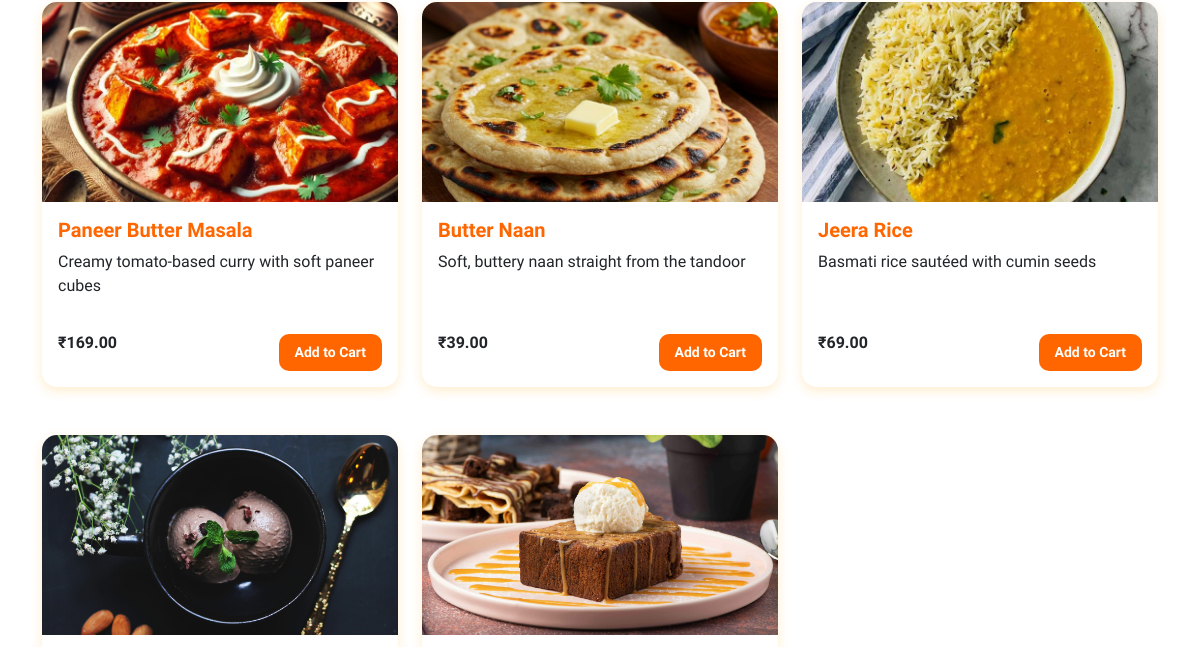
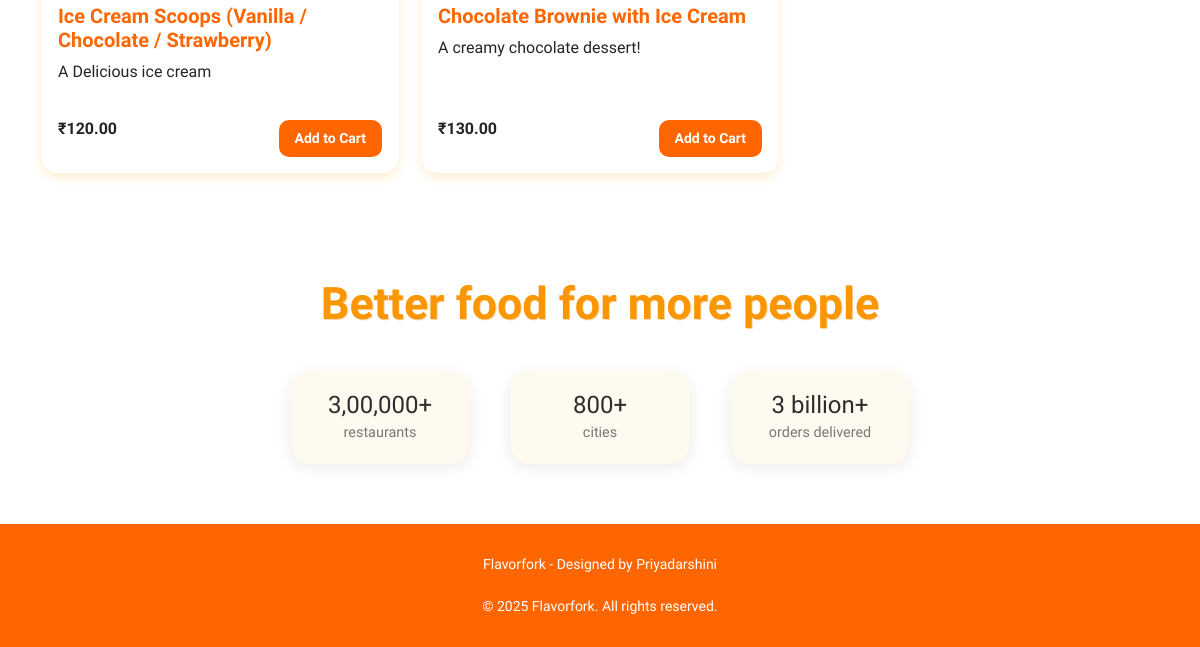
/menu/ (lower part), run on an earlier commit of the app's database (2 pictures, top to bottom).
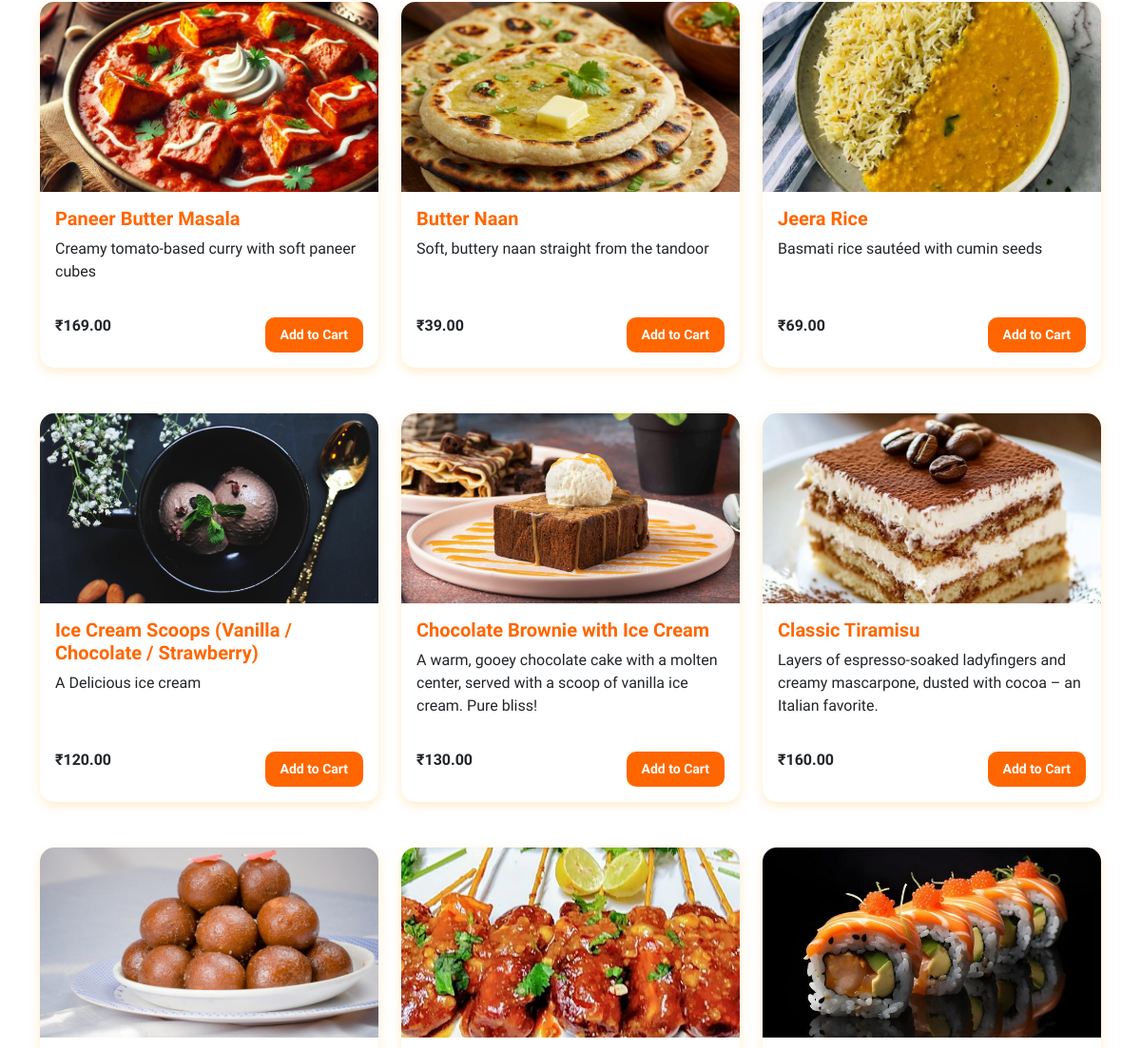
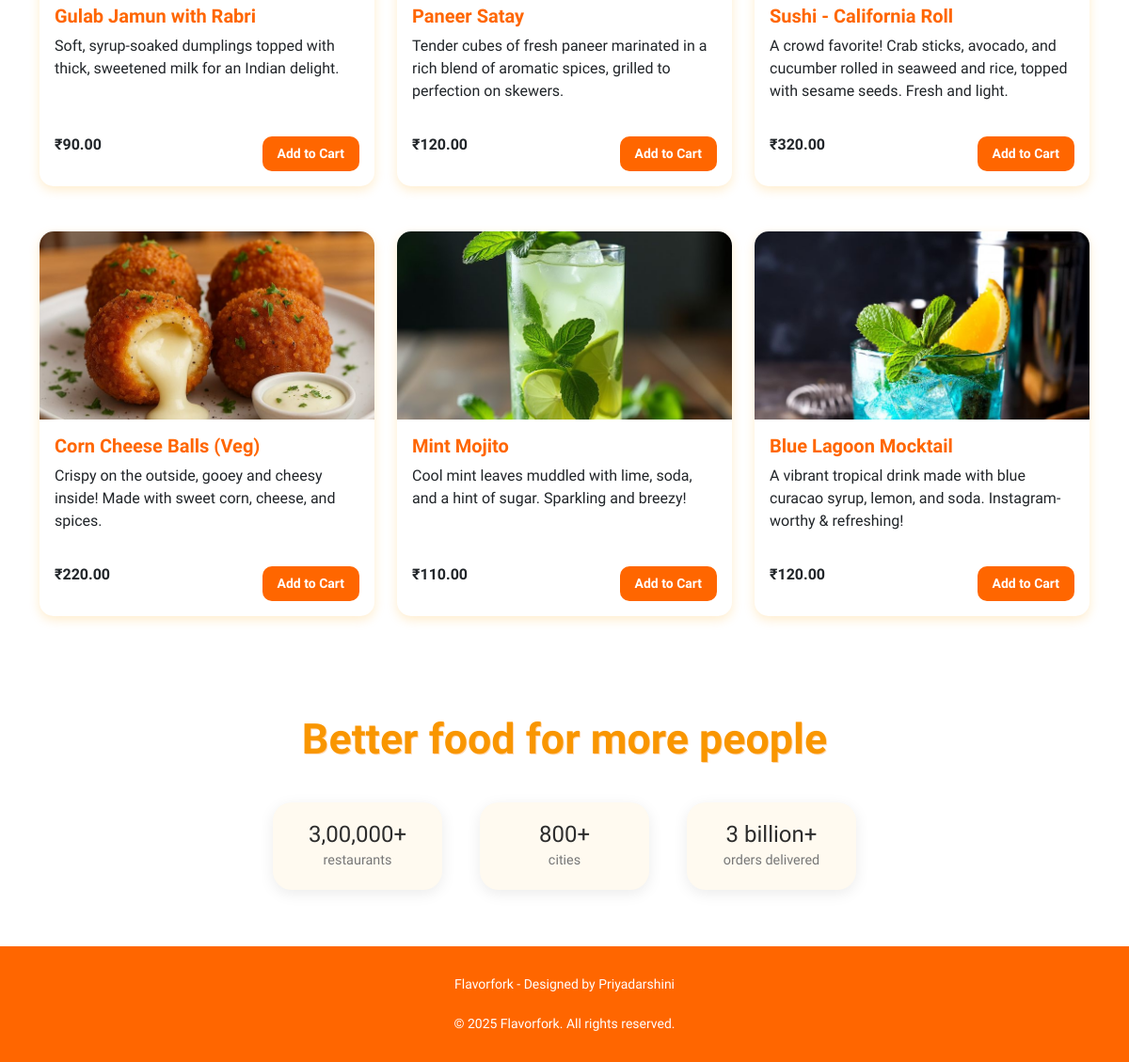
And on a later commit of the database (2 pictures, top to bottom).
### restaurant/models.py (models this page shows, shortened)
class MenuItem(models.Model):
    CATEGORY_CHOICES = [
        ('starter', 'Starter'),
        ('fastfood', 'Fast Food'),
        ('main', 'Main Course'),
        ('dessert', 'Dessert'),
        ('drink', 'Drink'),
    ]
    name = models.CharField(max_length=100)
    description = models.TextField(blank=True)
    price = models.DecimalField(max_digits=6, decimal_places=2)
    image = models.ImageField(upload_to='menu_images/', blank=True, null=True)
    is_available = models.BooleanField(default=True)
    category = models.CharField(max_length=20, choices=CATEGORY_CHOICES, default='main')

### restaurant/views.py (the view)
# urls.py: path('menu/', views.menu, name='menu'),
def menu(request):
    items = MenuItem.objects.filter(is_available=True)  # filter only available items
    search = request.GET.get('search')
    category = request.GET.get('category')
    if search:
        items = items.filter(name__icontains=search)
    if category:
        items = items.filter(category__iexact=category)
    return render(request, 'restaurant/menu.html', {'items': items})

### restaurant/templates/restaurant/menu.html (shortened to what this page needs)
{% extends 'restaurant/base.html' %}
{% block content %}
<div class="row row-cols-1 row-cols-sm-2 row-cols-md-3 g-4">
    {% for item in items %}
    <div class="col mb-4">
        <div class="card h-100">
            {% if item.image %}
            <img src="{{ item.image.url }}" class="card-img-top" alt="{{ item.name }}">
            {% endif %}
            <div class="card-body d-flex flex-column justify-content-between">
                <div>
                    <h5 class="card-title">{{ item.name }}</h5>
                    <p class="card-text">{{ item.description }}</p>
                </div>
                <div class="d-flex justify-content-between align-items-center mt-3">
                    <span><strong>₹{{ item.price }}</strong></span>
                    <a href="{% url 'add_to_cart' item.id %}" class="btn btn-orange btn-sm">Add to Cart</a>
                </div>
            </div>
        </div>
    </div>
    {% empty %}
    <p class="text-center">No items match your search/filter.</p>
    {% endfor %}
</div>
{% endblock %}

### restaurant/templates/restaurant/base.html (shortened to what this page needs)
<!DOCTYPE html>
<html lang="en">
<head>
    <link href="https://cdn.jsdelivr.net/npm/bootstrap@5.3.0/dist/css/bootstrap.min.css" rel="stylesheet">
    <link rel="stylesheet" href="https://cdnjs.cloudflare.com/ajax/libs/animate.css/4.1.1/animate.min.css"/>
</head>
<body>
    <div class="container mt-4">
        <div class="fade-in-left">
            {% block content %}{% endblock %}
        </div>
    </div>
    <section class="food-highlight">
    <h2>Better food for more people</h2>
    <div class="stats">
        <div class="stat-item">
            <h4>3,00,000+</h4>
            <small>restaurants</small>
        </div>
        <div class="stat-item">
            <h4>800+</h4>
            <small>cities</small>
        </div>
        <div class="stat-item">
            <h4>3 billion+</h4>
            <small>orders delivered</small>
        </div>
    </div>
</section>
<div class="footer">
    Flavorfork - Designed by Priyadarshini<br>
    <br>
    © 2025 Flavorfork. All rights reserved.
</div>
</body>
</html>

### restaurant/templates/restaurant/base.html (style rules this page uses)
body { background: (to bottom right, #ad6601, #ff6600); font-family: 'Julius Sans One', sans-serif; }
.btn-orange { background-color: #ff6600; color: white; font-weight: bold; border: none; }
.fade-in-left { animation: fadeInLeft 1s ease-out; }
.btn-orange { background-color: #ff6600; color: white; border: none; padding: 12px 30px; font-weight: bold; border-radius: 30px; margin-top: 20px; transition: 0.3s ease; }
.footer { background-color: #ff6600; color: white; padding: 30px 20px; text-align: center; font-size: 14px; }
.food-highlight { background: #fff; text-align: center; padding: 80px 20px 60px; position: relative; overflow: hidden; }
.food-highlight h2 { font-size: 2.8rem; font-weight: 700; color: #f99600; }
.food-highlight .stats { display: flex; justify-content: center; gap: 40px; flex-wrap: wrap; margin-top: 40px; }
.food-highlight .stat-item { background: #fffaf0; border-radius: 20px; padding: 20px 30px; box-shadow: 0 4px 16px rgba(0, 0, 0, 0.08); text-align: center; min-width: 180px; }
.food-highlight .stat-item h4 { font-size: 1.5rem; color: #2d2d2d; margin: 0; }
.food-highlight .stat-item small { font-size: 0.9rem; color: #777; }

### restaurant/templates/restaurant/menu.html (style rules this page uses)
body { background: (to bottom right, #ad6601, #ff6600); font-family: 'Julius Sans One', sans-serif; }
h2 { text-align: center; margin-bottom: 30px; color: #ff6600; font-weight: bold; text-shadow: 1px 1px #ffd9b3; }
.card { border: none; border-radius: 15px; background-color: #fff; box-shadow: 0 4px 12px rgba(255, 165, 0, 0.2); transition: transform 0.3s ease; height: 100%; }
.card-img-top { height: 200px; object-fit: cover; border-top-left-radius: 15px; border-top-right-radius: 15px; }
.card-title { color: #ff6600; font-weight: bold; }
.btn-orange { background-color: #ff6600; color: white; border: none; padding: 8px 16px; font-weight: bold; border-radius: 10px; }

What changed in the data, as far as the page shows it:
changed MenuItem "Chocolate Brownie with Ice Cream": description "A creamy chocolate dessert!" → "A warm, gooey chocolate cake with a molten center, served with a scoop of vanilla ice cream. Pure bliss!"
added MenuItem: image (picture), name "Classic Tiramisu", description "Layers of espresso-soaked ladyfingers and creamy mascarpone, dusted with cocoa – an Italian favorite.", price "160.00"
added MenuItem: image (picture), name "Gulab Jamun with Rabri", description "Soft, syrup-soaked dumplings topped with thick, sweetened milk for an Indian delight.", price "90.00"
added MenuItem: image (picture), name "Paneer Satay", description "Tender cubes of fresh paneer marinated in a rich blend of aromatic spices, grilled to perfection on skewers.", price "120.00"
added MenuItem: image (picture), name "Sushi - California Roll", description "A crowd favorite! Crab sticks, avocado, and cucumber rolled in seaweed and rice, topped with sesame seeds. Fresh and light.", price "320.00"
added MenuItem: image (picture), name "Corn Cheese Balls (Veg)", description "Crispy on the outside, gooey and cheesy inside! Made with sweet corn, cheese, and spices.", price "220.00"
added MenuItem: image (picture), name "Mint Mojito", description "Cool mint leaves muddled with lime, soda, and a hint of sugar. Sparkling and breezy!", price "110.00"
added MenuItem: image (picture), name "Blue Lagoon Mocktail", description "A vibrant tropical drink made with blue curacao syrup, lemon, and soda. Instagram-worthy & refreshing!", price "120.00"
